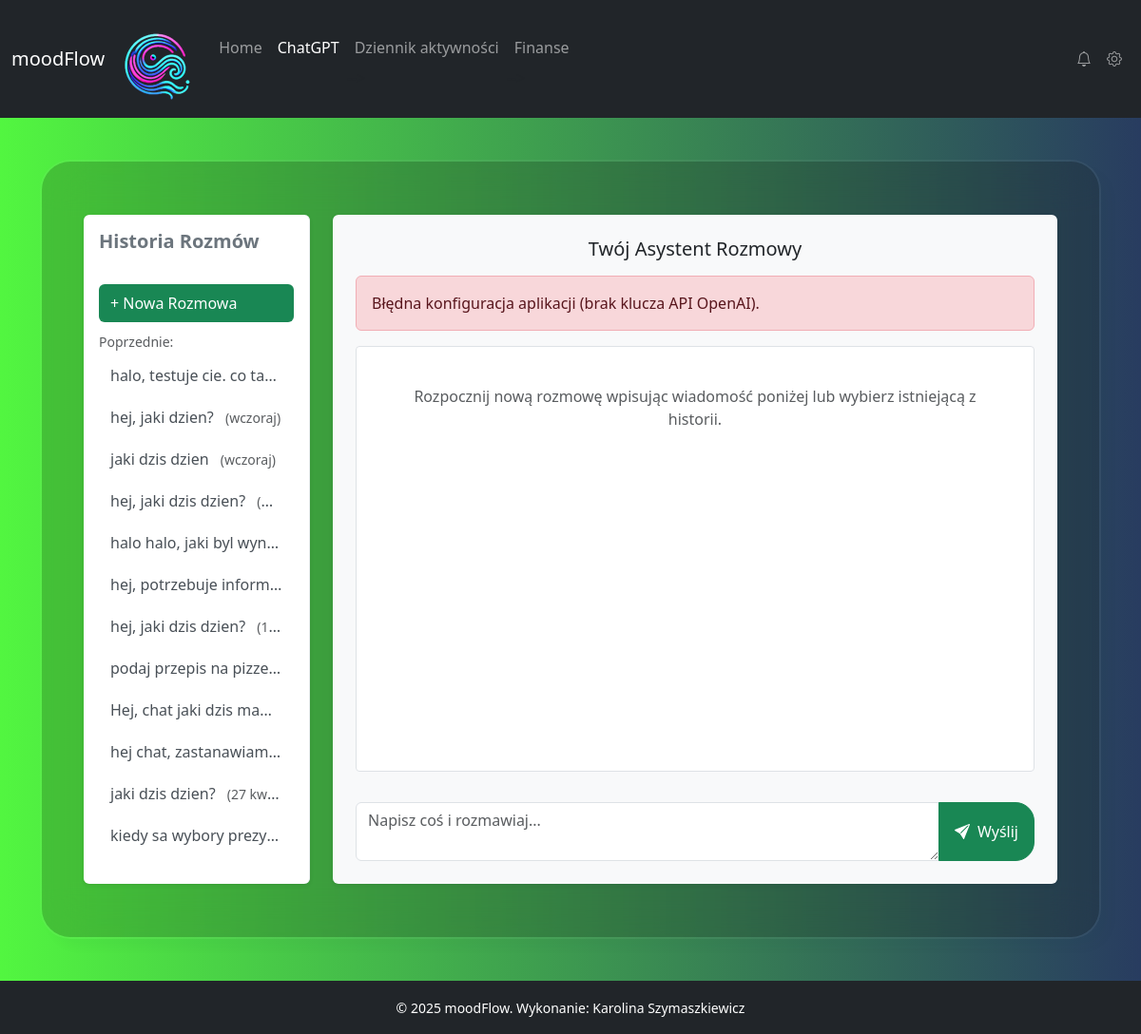
Page /chat/ on the committed database.
### myapp/models.py (models this page shows, shortened)
class Conversation(models.Model):
    id = models.UUIDField(
        primary_key=True,
        default=uuid.uuid4,  # Automatycznie generuj UUID
        editable=False
    )
    title = models.CharField(
        max_length=100,
        blank=True,
        help_text="Tytuł rozmowy (np. skrócony pierwszy prompt)"
    )
    created_at = models.DateTimeField(
        default=timezone.now,
        editable=False
    )
    class Meta:
        ordering = ['-created_at']
        verbose_name = "Rozmowa (Sesja)"
        verbose_name_plural = "Rozmowy (Sesje)"

### myapp/views.py (the view, shortened to what this page needs)
# urls.py: path('chat/', chat, name='chat'),
def chat(request, conversation_id=None):
    openai_api_key, serpapi_api_key = get_api_keys()
    error_message = None
    model = "gpt-4o" # lub gpt-3.5-turbo
    form = ChatForm()
    current_conversation = None
    messages_queryset = Message.objects.none()
    conversation_history_list = Conversation.objects.all()
    if not openai_api_key:
        error_message = "Błędna konfiguracja aplikacji (brak klucza API OpenAI)."
    if not serpapi_api_key:
        print("OSTRZEŻENIE: Brak klucza API SerpApi. Wyszukiwanie w Google będzie niedostępne.")
    if request.method == 'GET':
        if conversation_id:
            print(f"[DEBUG] GET: Próba załadowania conversation_id: {conversation_id}")
            try:
                current_conversation = Conversation.objects.get(id=conversation_id)
                messages_queryset = current_conversation.messages.all()
                print(f"[DEBUG] GET: Znaleziono: '{current_conversation.title}'. Wiadomości: {messages_queryset.count()}")
                request.session['conversation_id'] = str(current_conversation.id)
                request.session.save()
            except Conversation.DoesNotExist:
                print(f"[DEBUG] GET: Conversation {conversation_id} nie istnieje.")
                error_message = "Wybrana rozmowa nie istnieje."
                if 'conversation_id' in request.session:
                    del request.session['conversation_id']
                return redirect('chat')
            except Exception as e:
                print(f"[DEBUG] GET: Błąd ładowania rozmowy {conversation_id}: {e}")
                error_message = "Wystąpił błąd serwera podczas ładowania rozmowy."
        else:
            print("[DEBUG] GET: Ładowanie widoku dla nowej rozmowy.")
            if 'conversation_id' in request.session:
                del request.session['conversation_id']
                request.session.save()
    context = {
        "form": form,
        "error_message": error_message,
        "messages": messages_queryset,
        "conversation": current_conversation,
        "conversation_history_list": conversation_history_list
    }
    print(f"[DEBUG] Rendering template. Conversation loaded: {current_conversation}. Messages in context: {messages_queryset.count() if messages_queryset else 0}")
    return render(request, "myapp/chat.html", context)

### myapp/forms.py
class ChatForm(forms.Form):
    prompt = forms.CharField(label="Prompt", widget=forms.Textarea(attrs={"class": "form-control",
                                                                           "placeholder": "Napisz coś i rozmawiaj...",
                                                                           "id": "prompt",
                                                                             "rows":2,
                                                                    }))

### myapp/context_processors.py (called while the page is built)
def global_context(request):
    return {
        'year': datetime.now().year
    }

### myapp/views.py (called while the page is built)
def get_api_keys():
    keys = {}
    try:
        with open('./.env.txt', 'r') as f:
            for line in f:
                line = line.strip()
                if line and not line.startswith('#'):
                    key_name, key_value = line.split('=', 1)
                    keys[key_name.strip()] = key_value.strip()
    except FileNotFoundError:
        print("OSTRZEŻENIE: Plik .env.txt nie został znaleziony.")
    except Exception as e:
        print(f"Błąd odczytu pliku z kluczami API: {str(e)}")
    return keys.get('OPENAI_API_KEY'), keys.get('SERPAPI_API_KEY')

### myapp/templates/myapp/chat.html (shortened to what this page needs)
{% extends "base.html" %}
{% load static %}
{% load tz %}
{% load humanize %}
{% block content %}
<div class="container-fluid pt-3 pb-3">
    <div class="row chat-layout-row">
       <div class="col-lg-3 col-md-4 order-md-1">
            <div id="chat-sidebar">
                <h5 class="mb-3 text-secondary">Historia Rozmów</h5>
                <hr class="mt-0">
                <div class="sidebar-list-container flex-grow-1">
                    <ul class="list-unstyled chat-history-list">
                        <li>
                            <a href="{% url 'chat' %}"
                               class="{% if not conversation %}active bg-success{% endif %}">
                                + Nowa Rozmowa
                            </a>
                        </li>
                        {% if conversation_history_list %}
                            <li class="mt-2 mb-1"><small class="text-muted">Poprzednie:</small></li>
                        {% endif %}
                        {% for conv in conversation_history_list %}
                            {% url 'chat_view_conversation' conversation_id=conv.id as conv_url %}
                            <li>
                                <a href="{{ conv_url }}"
                                   title="{{ conv.title|default:'Rozmowa bez tytułu' }} ({{ conv.created_at|naturalday }})"
                                   class="{% if conversation and conversation.id == conv.id %}active bg-success{% endif %}">
                                     {{ conv.title|default:"Rozmowa bez tytułu"|truncatechars:25 }}
                                     <small class="text-muted ms-2">({{ conv.created_at|naturalday }})</small>
                                </a>
                            </li>
                        {% endfor %}
                    </ul>
                </div>
            </div>
        </div>
        <div class="col-lg-9 col-md-8 order-md-2">
             <div id="main-chat-area" class="bg-light p-3 p-md-4 rounded shadow-sm d-flex flex-column h-100">
                <h1 class="h4 text-dark mb-3 text-center">Twój Asystent Rozmowy</h1>
                {% if error_message %}
                <div id="error-container" class="alert alert-danger mb-3">
                    <p id="error-message" class="mb-0">{{ error_message }}</p>
                </div>
                {% else %}
                 <div id="error-container" class="alert alert-danger d-none mb-3">
                    <p id="error-message" class="mb-0"></p>
                </div>
                {% endif %}
                <div id="chat-container" class="flex-grow-1 overflow-auto mb-3 chat-messages-container">
                    <div id="chat-messages">
                        {% if messages %}
                            {% for message in messages %}
                                <div class="message-bubble bg-{% if message.role == 'user' %}success{% else %}dark{% endif %} text-white mb-2 p-2 rounded">
                                    <div class="chat-text">
                                        <strong>{% if message.role == 'user' %}Ty{% else %}ChatGPT{% endif %}:</strong><br>
                                        {{ message.content|safe }}
                                    </div>
                                    <small class="message-timestamp text-white-50 d-block text-end mt-1">
                                         {{ message.get_formatted_timestamp }}
                                    </small>
                                </div>
                            {% endfor %}
                         {% else %}
                             <div class="text-center text-muted p-4">
                                {% if conversation %}
                                    Wygląda na to, że ta rozmowa nie ma jeszcze wiadomości.
                                {% else %}
                                    Rozpocznij nową rozmowę wpisując wiadomość poniżej lub wybierz istniejącą z historii.
                                {% endif %}
                             </div>
                         {% endif %}
                    </div>
                </div>
                <div class="mt-auto chat-input-area">
                    <form id="chatForm" method="POST" action="{{ request.path }}">
                        <div class="input-group">
                             {{ form.prompt }}
                             <button type="submit" class="btn btn-success" id="submitBtn">
                                 Wyślij
                             </button>
                         </div>
                    </form>
                </div>
            </div>
        </div>
    </div>
</div>
{% endblock %}

### static/css/styles.css (style rules this page uses)
.chat-layout-row { height: calc(100vh - 80px); min-height: 600px; max-height: 95vh; }
.chat-layout-row > .col-lg-3, .chat-layout-row > .col-md-4, .chat-layout-row > .col-lg-9, .chat-layout-row > .col-md-8 { height: 100%; padding-top: 0.5rem; padding-bottom: 0.5rem; }
#chat-sidebar { height: 100%; display: flex; flex-direction: column; background-color: #ffffff; border-right: 1px solid #e9ecef; padding: 1rem; border-radius: .375rem; box-shadow: 0 .125rem .25rem rgba(0,0,0,.075); }
#chat-sidebar h5 { font-weight: 600; flex-shrink: 0; margin-bottom: 0.75rem; }
#chat-sidebar hr { flex-shrink: 0; margin-top: 0; margin-bottom: 1rem; }
#chat-sidebar .sidebar-list-container { flex-grow: 1; overflow-y: auto; margin-bottom: 1rem; }
.chat-history-list { list-style: none; padding-left: 0; }
.chat-history-list li a { display: block; padding: 8px 12px; margin-bottom: 4px; color: #495057; text-decoration: none; border-radius: 6px; white-space: nowrap; overflow: hidden; text-overflow: ellipsis; transition: background-color 0.2s ease, color 0.2s ease; }
.chat-history-list li a.active { background-color: #0d6efd; color: white; font-weight: 500; }
#main-chat-area { height: 100%; display: flex; flex-direction: column; background-color: #f8f9fa; padding: 1rem; border-radius: .375rem; box-shadow: 0 .125rem .25rem rgba(0,0,0,.075); overflow: hidden; }
#main-chat-area h1 { flex-shrink: 0; margin-bottom: 1rem; font-size: 1.25rem; text-align: center; }
#error-container { flex-shrink: 0; }
#chat-container { flex-grow: 1; overflow-y: auto; overflow-x: hidden; padding: 1rem; margin-bottom: 1rem; background-color: #ffffff; border-radius: .25rem; border: 1px solid #dee2e6; }
#chat-messages { display: flex; flex-direction: column; }
.chat-input-area { flex-shrink: 0; padding-top: 1rem; margin-top: auto; }
#chatForm { display: flex; }

### rows in the picture
Conversation: title "halo, testuje cie. co ta…"
Conversation: title "hej, jaki dzien?", created_at "wczoraj"
Conversation: title "jaki dzis dzien", created_at "wczoraj"
Conversation: title "hej, jaki dzis dzien?"
Conversation: title "halo halo, jaki byl wyn…"
Conversation: title "hej, potrzebuje inform…"
Conversation: title "hej, jaki dzis dzien?", created_at "1…"
Conversation: title "podaj przepis na pizze…"
Conversation: title "Hej, chat jaki dzis ma…"
Conversation: title "hej chat, zastanawiam…"
Conversation: title "jaki dzis dzien?", created_at "27 kw…"
Conversation: title "kiedy sa wybory prezy…"

### other values in the picture
{{ error_message }} "Błędna konfiguracja aplikacji (brak klucza API OpenAI)."
